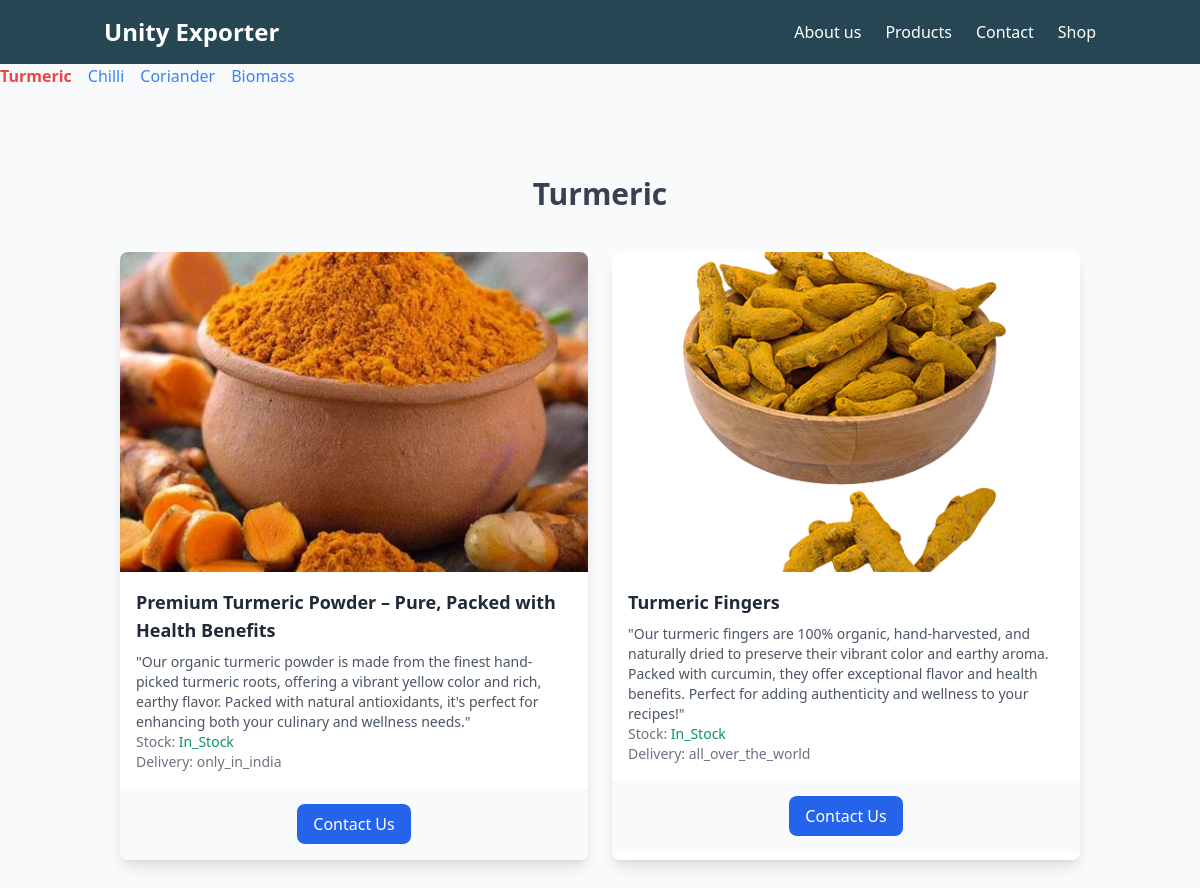
Page /accounts/items/?category=turmeric on the committed database.
### Accounts/models.py (models this page shows, shortened)
class Item(models.Model):
    name = models.CharField(max_length=255)
    description = models.TextField()
    category = models.CharField(max_length=50, choices=CATEGORY_CHOICES)
    price = models.DecimalField(max_digits=10, decimal_places=2)
    stock = models.CharField(max_length=20, choices=[('coming_soon', 'Coming Soon'),
                                                     ('in_stock', 'In Stock'),
                                                     ('out_of_stock', 'Out Of Stock')])
    location = models.CharField(max_length=50, choices=LOCATION_CHOICES)
    image = models.ImageField(upload_to='item_images/', blank=True, null=True)

### Accounts/views.py (the view)
# urls.py: path('items/', views.items_view, name='items_view'),  # View all items
def items_view(request):
    categories = ['turmeric', 'chilli', 'coriander', 'biomass']
    category_filter = request.GET.get('category')  # Get the category from the query parameters
    if category_filter and category_filter in categories:
        items_by_category = {category_filter: Item.objects.filter(category=category_filter)}
    else:
        items_by_category = {category: Item.objects.filter(category=category) for category in categories}
    context = {
        'items_by_category': items_by_category,
        'categories': categories,
        'current_category': category_filter
    }
    return render(request, 'shop/items.html', context)

### Accounts/templates/shop/items.html (shortened to what this page needs)
{% extends 'ExporterHome/base.html' %}
{% block content %}
<div class="category-navigation mb-8">
    <ul class="flex space-x-4">
        {% for category in categories %}
        <li>
            <a href="{% url 'items_view' %}?category={{ category }}"
               class="{% if current_category == category %}text-red-500 font-bold{% else %}text-blue-500{% endif %}">
                {{ category|capfirst }}
            </a>
        </li>
        {% endfor %}
    </ul>
</div>
<div class="container mx-auto py-8">
  {% for category, items in items_by_category.items %}<br>
    <h2 class="text-3xl font-bold mb-4 text-gray-700 text-center">{{ category|title }}</h2><br>
    <div class="flex justify-center">
      <div class="grid grid-cols-1 sm:grid-cols-2 lg:grid-cols-2 gap-6 max-w-screen-xl w-full px-4 sm:px-6 lg:px-8">
        {% for item in items %}
          <div class="bg-white shadow-lg rounded-lg overflow-hidden">
            <img src="{{ item.image.url }}" alt="{{ item.name }}" class="w-full h-80 object-cover">
            <div class="p-4">
              <h3 class="text-lg font-semibold text-gray-800">{{ item.name }}</h3>
              <p class="text-gray-600 text-sm mt-2">{{ item.description }}</p>
              <p class="text-gray-500 text-sm">Stock:
                <span class="{% if item.stock == 'in_stock' %}text-green-600{% elif item.stock == 'coming_soon' %}text-yellow-500{% else %}text-red-600{% endif %}">
                  {{ item.stock|title }}
                </span>
              </p>
              <p class="text-gray-500 text-sm">Delivery: {{ item.location }}</p>
            </div>
            <div class="p-4 bg-gray-50 flex justify-center">
                <button type="button" onclick="window.location.href='{% url 'home' %}#contact';"
                        class="w-5/5 bg-blue-600 text-white py-2 px-4 rounded-lg hover:bg-blue-700 transition duration-200
                        {% if item.stock == 'out_of_stock' or item.stock == 'coming_soon' %} disabled {% endif %}">
                    {% if item.stock == 'out_of_stock' %}
                        Out of Stock
                    {% elif item.stock == 'coming_soon' %}
                        Coming Soon
                    {% else %}
                        Contact Us
                    {% endif %}
                </button>
            </div>
          </div>
        {% endfor %}
      </div>
    </div>
  {% endfor %}
</div>
{% endblock %}

### rows in the picture
Item: image (picture), name "Premium Turmeric Powder – Pure, Packed with Health Benefits", description "\"Our organic turmeric powder is made from the finest hand-picked turmeric roots, offering a vibrant yellow color and rich, earthy flavor. Packed with natural antioxidants, it's perfect for enhancing both your culinary and wellness needs.\"", stock "In_Stock", location "only_in_india", shows "Contact Us"
Item: image (picture), name "Turmeric Fingers", description "\"Our turmeric fingers are 100% organic, hand-harvested, and naturally dried to preserve their vibrant color and earthy aroma. Packed with curcumin, they offer exceptional flavor and health benefits. Perfect for adding authenticity and wellness to your recipes!\"", stock "In_Stock", location "all_over_the_world", shows "Contact Us"

### other values in the picture
{{ category|capfirst }} "Turmeric" "Chilli" "Coriander" "Biomass"
{{ category|title }} "Turmeric"
